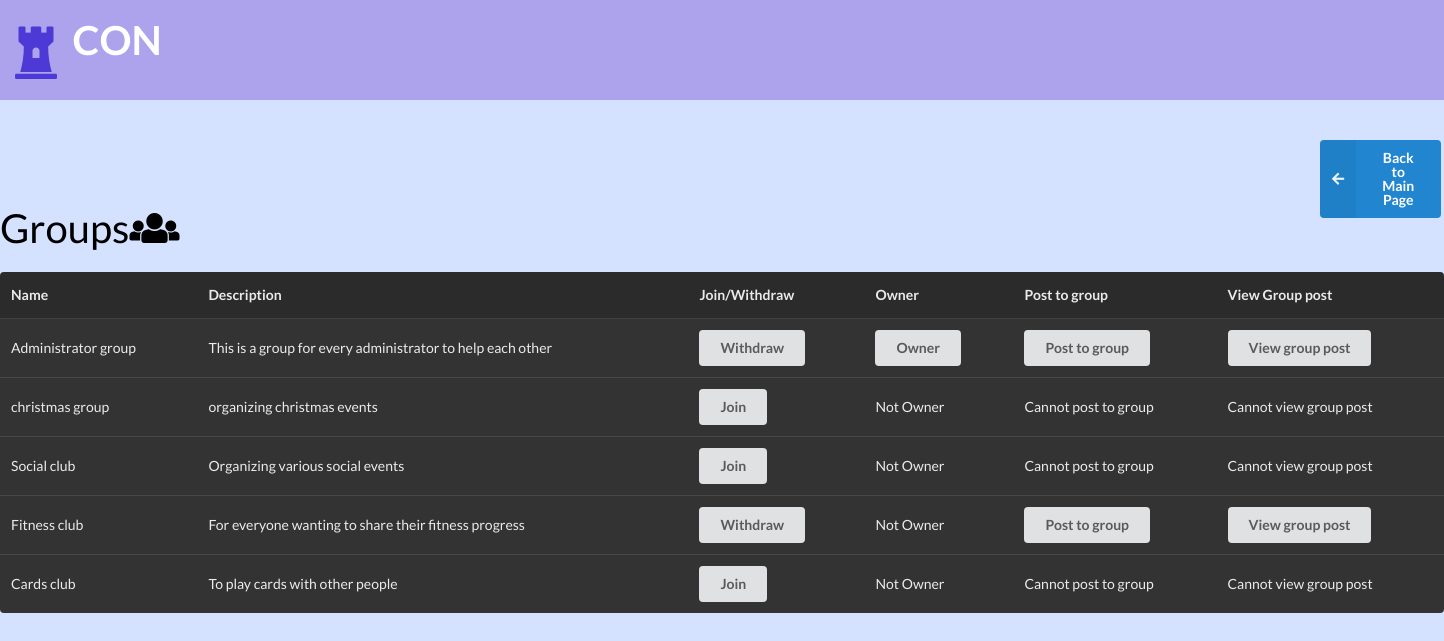
Page /lib/group.php (signed in) on the committed database.
### tables this page shows
CREATE TABLE `groups` (
  `groupID` int(11) NOT NULL AUTO_INCREMENT,
  `name` varchar(50) DEFAULT NULL,
  `description` varchar(200) DEFAULT NULL,
  `owner` int(11) DEFAULT NULL,
  PRIMARY KEY (`groupID`),
  KEY `owner` (`owner`),
  CONSTRAINT `groups_ibfk_1` FOREIGN KEY (`owner`) REFERENCES `Users` (`userID`)
);

### lib/group.php (the view, shortened to what this page needs)
<?php
include('config.php');
?>
<!DOCTYPE html>
<html lang="en">
<head>
    <link rel="stylesheet" href="https://cdnjs.cloudflare.com/ajax/libs/semantic-ui/2.4.1/semantic.min.css">
</head>
<body style="background-color: #d5e2ff;">
<div style = "background-color:#aca3ec; height:100px; color:#4D39D6; padding:3px;"><b><br><i class="huge chess rook icon"></i></b><b align="middle" style="margin-bottom:10px; color:white; font-size:40px;">CON</b></div>
<br><br>
<button style="margin-left:1320px" class="ui blue left labeled icon button" type="submit" name="back" onclick="window.location.href='welcome.php';">
    <i class="left arrow icon"></i>
    Back to Main Page
</button>
<a style="margin:30px; font-size: 40px; color:black;" class="item">
    Groups<i class="users icon"></i>
</a>
<br>
<table class="ui inverted table">
    <thead>
        <th>Name</th>
        <th>Description</th>
        <th>Join/Withdraw</th>
        <th>Owner</th>
        <th>Post to group</th>
        <th>View Group post</th>
    </thead>
<?php
    $sql = "SELECT * FROM groups";
    $row = mysqli_query($db, $sql) or die(mysqli_error($db));
    while($result = mysqli_fetch_array($row)){
        echo "<td>" . $result['name'] . "</td>";
        echo "<td>" . $result['description'] . "</td>";
        $sql = "SELECT * FROM group_membership WHERE gID=". $result['groupID'] ." AND uID=" . $_SESSION['ID'];
        $temp = mysqli_query($db,$sql);
        $count = mysqli_num_rows($temp);
        if($count == 1) {
            echo '<form action="group_functions.php" method="post">';
            echo "<td><input class='ui button' type='submit' value='Withdraw' name='submitButton'></td>";
            echo "</form>";
        }
        else {
            echo '<form action="group_functions.php" method="post">';
            echo "<td><input class='ui button' type='submit' value='Join' name='submitButton'></td>";
            echo "</form>";
        }
        if($result['owner'] == $_SESSION['ID']){
            echo '<form action="group_functions.php" method="post">';
            echo "<td><input class='ui button' type='submit' value='Owner' name='submitButton'></td>";
            echo "</form>";
        }
        else
            echo "<td>Not Owner</td>";
        if($count == 1){
            echo '<form action="post.php" method="post">';
            echo "<td><input class='ui button' type='submit' value='Post to group' name='Group_post'></td>";
            echo "</form>";
            echo '<form action="view_post.php" method="post">';
            echo "<td><input class='ui button' type='submit' value='View group post' name='Group_post'></td>";
            echo "</form>";
        }
        else{
            echo "<td>Cannot post to group</td>";
            echo "<td>Cannot view group post</td>";
        }
    }
?>
</table>
</body>
</html>

### rows in the picture
groups: name "Administrator group", description "This is a group for every administrator to help each other"
groups: name "christmas group", description "organizing christmas events", shows "Not Owner", shows "Cannot post to group"
groups: name "Social club", description "Organizing various social events", shows "Not Owner", shows "Cannot post to group"
groups: name "Fitness club", description "For everyone wanting to share their fitness progress", shows "Not Owner"
groups: name "Cards club", description "To play cards with other people", shows "Not Owner", shows "Cannot post to group"
